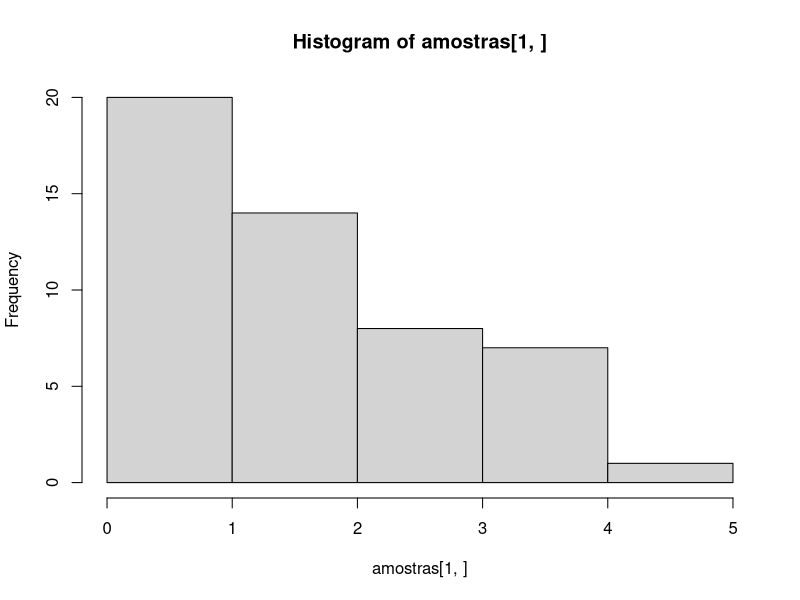
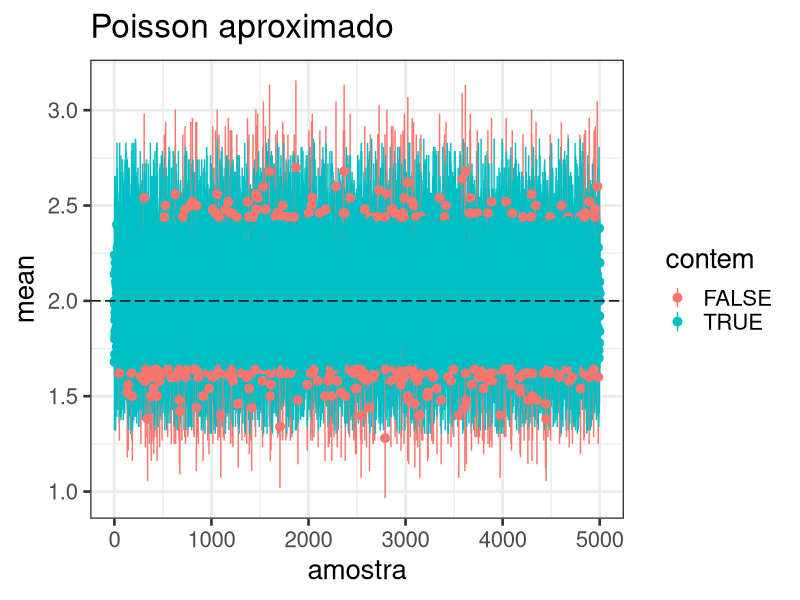
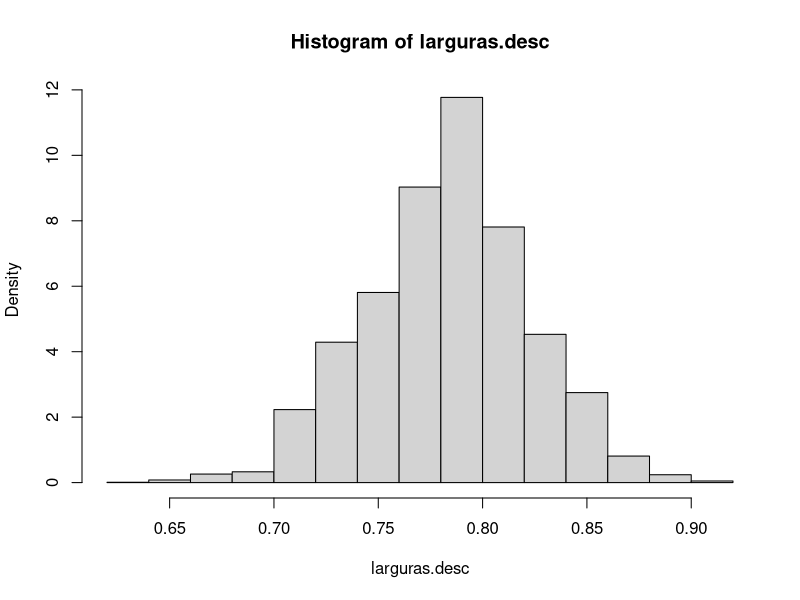

These charts were generated, in order, by the following R code:
is_in <- function(x, l, u){
  below <- x >= l
  above <- x <= u
  result <- as.logical(below * above)
  return(result)
}

get_ci <- function(x, gamma = 0.95){
  n <- length(x)
  cc <- qnorm(p = (1+gamma)/2)
  x_bar <- mean(x)
  Z <- cc*sqrt(x_bar/n)
  A <- x_bar - Z
  B <- x_bar + Z
  return(
    data.frame(xbar = x_bar, lwr = A, upr = B)
  )
}
#####
mu <- 2
n <-  50# 919 
M <- 5000

amostras <- matrix(rpois(n*M, lambda = mu),
                   ncol = n, nrow = M)

hist(amostras[1, ])
get_ci(amostras[1, ])

intervalos <- data.frame(mean = rep(NA, M),
                         L = rep(NA, M),
                         U = rep(NA, M),
                         contem = rep(NA, M))

for( i in 1:M){
  intervalos[i, 1:3] <- get_ci(amostras[i, ])
  intervalos$contem[i] <- is_in(x = mu,
                             l = intervalos[i, 2], 
                             u = intervalos[i, 3])
}
intervalos <- data.frame(amostra = 1:M, intervalos)

tail(intervalos)

mean(intervalos$contem)


##### Plots
library(ggplot2)


p1 <- ggplot() + 
  geom_pointrange(data = intervalos,
                  mapping = aes(x = amostra, y = mean,
                                ymin = L, ymax = U, colour = contem)) +
  geom_hline(yintercept = mu, linetype = "longdash") +
  ggtitle("Poisson aproximado") +
  theme_bw(base_size = 20)

p1 
# gridExtra::grid.arrange(p1, p2, ncol=2)

larguras.desc <- intervalos$U-intervalos$L
hist(larguras.desc, probability = TRUE)
mean(larguras.desc)
